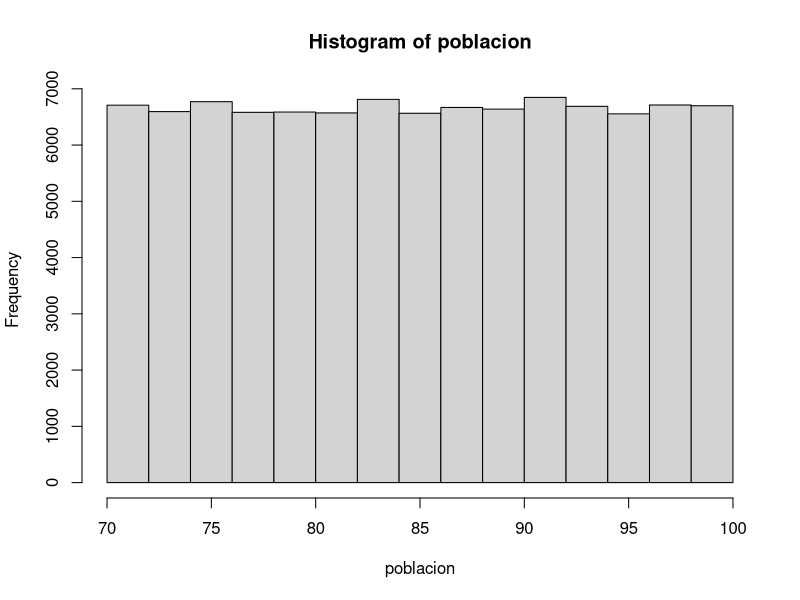
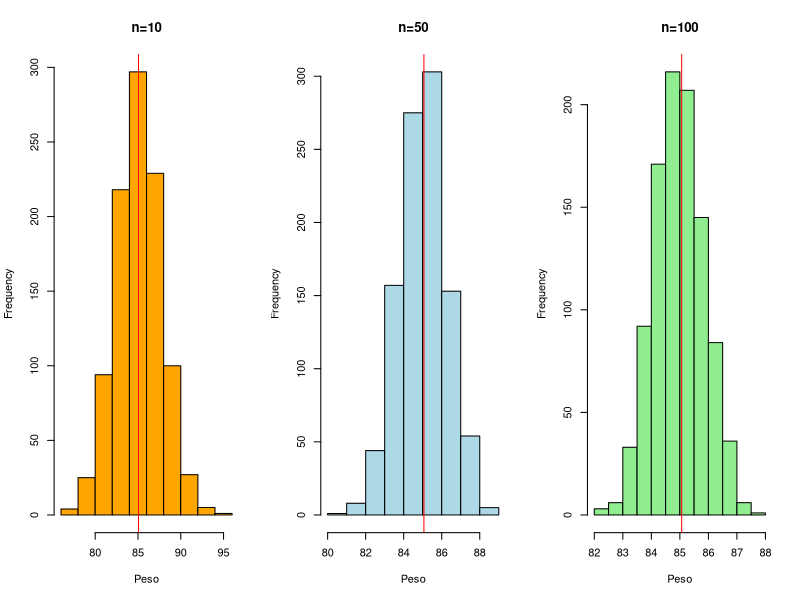

Write R code to recreate these figures, in order.
#Demostracion Teorema del limite central

# Primero generamos una poblacion con numeros pseudoaleatorios
# Vamos a generar una poblacion de 100 mil personas
# a partir de una distribucion uniforme con el comando runif()
set.seed(1234)
poblacion<-runif(100000,70,100) # mu=85.01
summary(poblacion)
hist(poblacion) # Asi se ve una distribucion uniforme
# esta muy lejos de ser una distribucion normal

# Vamos a sacar 1000 veces una muestra de esa poblacion y calcularemos la media
# Para esto, vamos a crear tres vectores vacios
m1=c() # Esta muestra sera de 10 personas
m2=c() # Esta muestra sera de 50 personas
m3=c() # Esta muestra sera de 100 personas

# El comando for es un loop que hace repetidas veces lo que le pedimos
# En este caso, le estoy pidiendo que haga mil veces lo siguiente:
# Sacar la media de una muestra de la poblacion de 10 personas
# guardar la media en el vector m1
# Sacar la media de una muestra de la poblacion de 50 personas
# guardar la media en el vector m2
#Sacar la media de una muestra de la poblacion de 100 personas
# guardar la media en el vector m3

for (i in 1:1000){
  m1[i]=mean(sample(poblacion, 10, replace=T)) # Sacamos una muestra aleatoria de tamaño 10
  m2[i]=mean(sample(poblacion, 50, replace=T)) # Sacamos una muestra aleatoria de tamaño 50
  m3[i]=mean(sample(poblacion, 100, replace=T)) # Sacamos una muestra aleatoria de tamaño 100
}

# Ahora debemos graficar
par(mfrow=c(1,3))
hist(m1, col="orange", main="n=10", xlab="Peso")
abline(v=mean(m1), col="red")
hist(m2, col="lightblue", main="n=50", xlab="Peso")
abline(v=mean(m1), col="red")
hist(m3, col="lightgreen", main="n=100", xlab="Peso")
abline(v=mean(m1), col="red")

# Notemos la diferencia en la desviacion estandar
sd(m1)
sd(m2)
sd(m3)

# ¿Por que ocurre eso?

